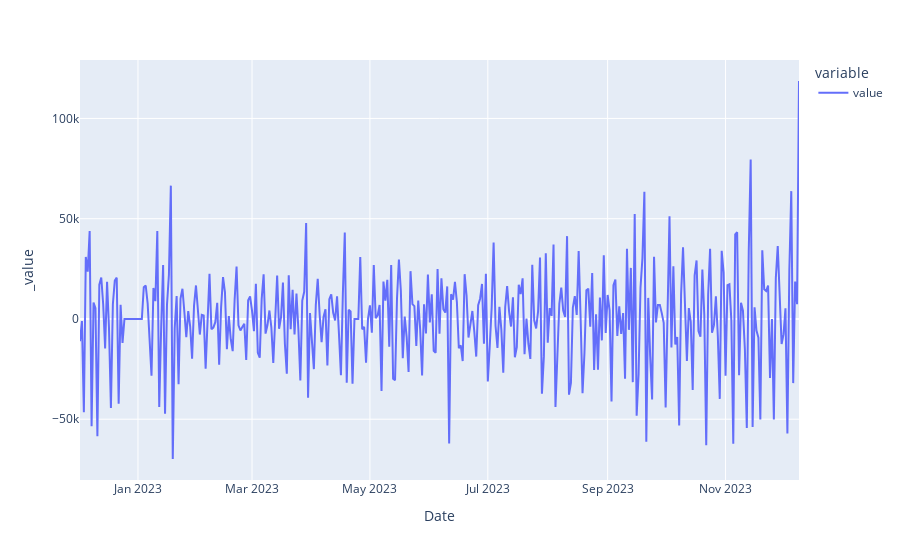

Notebook source saved alongside this figure:
### Code cell
# Representamos para visualizar la serie temporal estacionaria
px.line(df_stationary)

### Figure 1 — Plotly figure (JSON) as saved in the notebook; plotly's stock layout.template omitted (floating-point values rounded to 4 significant figures; data arrays with more than 128 entries replaced by an {"elided": "..."} marker saying what was removed)
{"data": [{"hovertemplate": "variable=value<br>Date=%{x}<br>_value=%{y}<extra></extra>", "legendgroup": "value", "line": {"color": "#636efa", "dash": "solid"}, "mode": "lines", "name": "value", "orientation": "v", "showlegend": true, "type": "scatter", "x": {"elided": "373 str values"}, "xaxis": "x", "y": {"elided": "373 float values"}, "yaxis": "y"}], "layout": {"legend": {"title": {"text": "variable"}, "tracegroupgap": 0}, "margin": {"t": 60}, "xaxis": {"anchor": "y", "domain": [0, 1], "title": {"text": "Date"}}, "yaxis": {"anchor": "x", "domain": [0, 1], "title": {"text": "_value"}}}}
